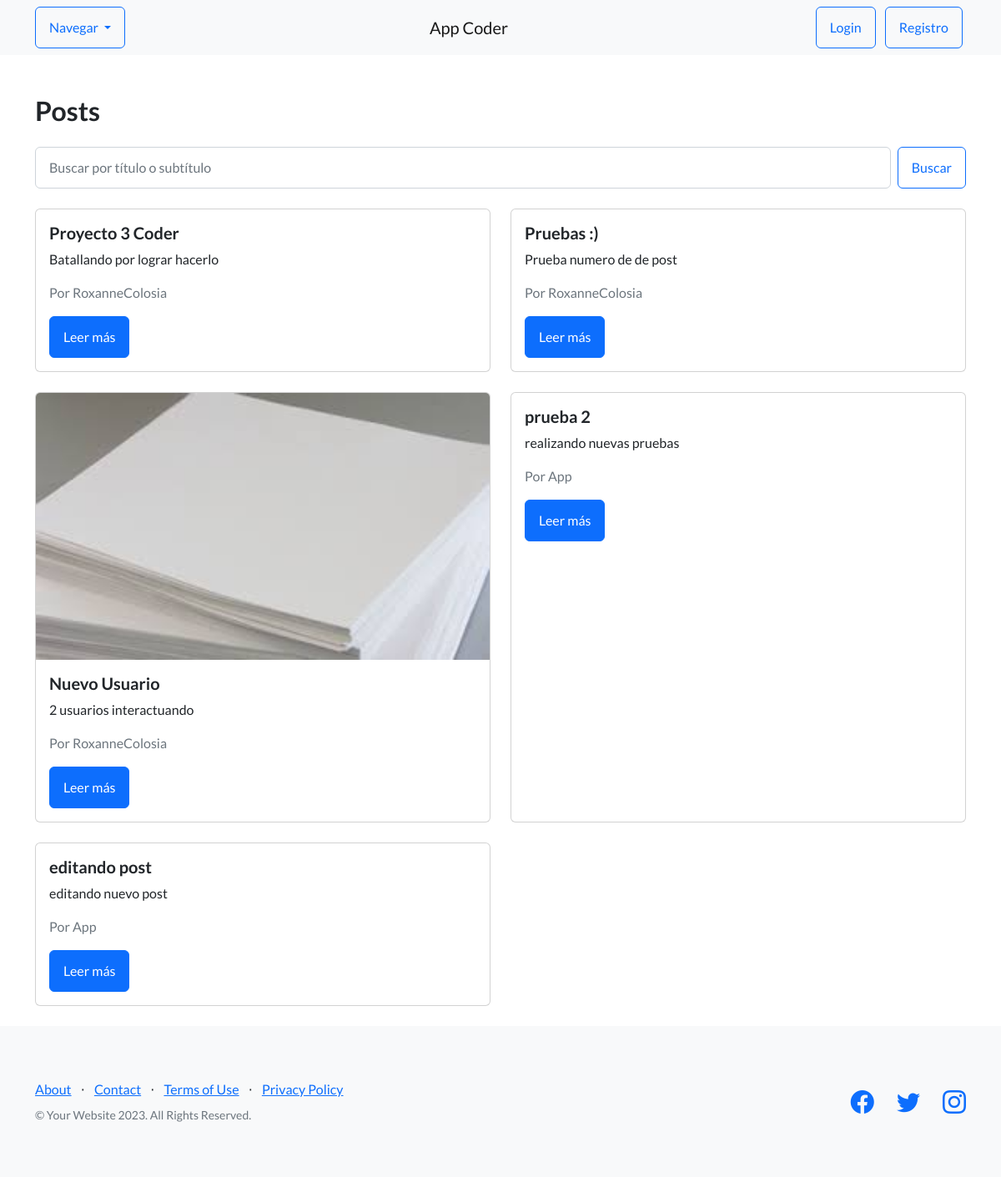
The page /pages/ on the database as committed earlier.
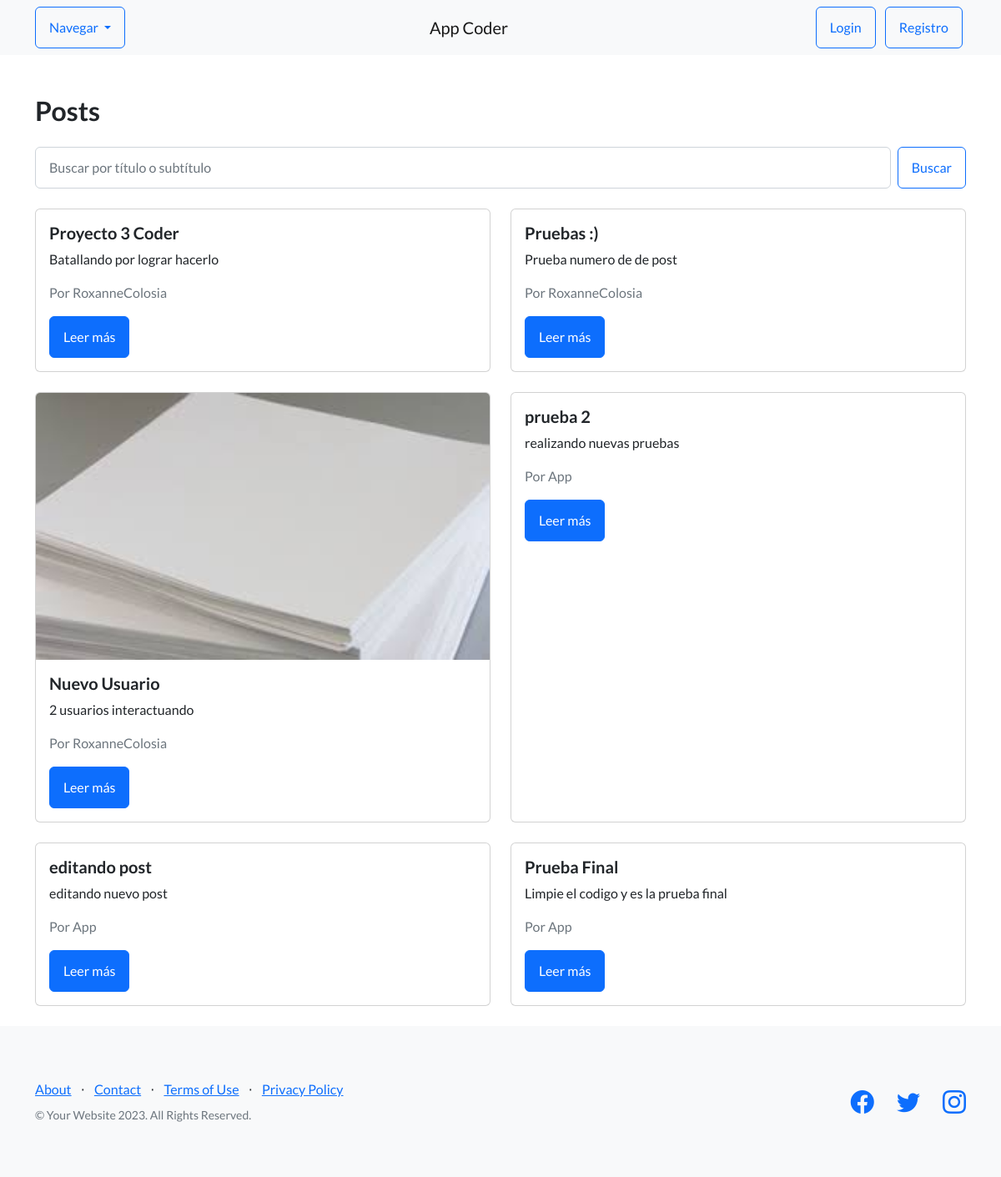
The same page on the database as committed later.
### blog/models.py (models this page shows, shortened)
class Post(models.Model):
    titulo = models.CharField(max_length=100)
    subtitulo = models.CharField(max_length=150)
    contenido = models.TextField()
    imagen = models.ImageField(upload_to='posts/', blank=True, null=True)
    fecha = models.DateTimeField(auto_now_add=True)
    autor = models.ForeignKey(User, on_delete=models.CASCADE, related_name='posts')

### blog/views.py (the view)
# urls.py: path('', PostListView.as_view(), name='post-list'),  # lista de posts en /pages/
class PostListView(ListView):
    model = Post
    template_name = 'AppCoder/Blog/post_list.html'
    context_object_name = 'posts'
    def get_queryset(self):
        queryset = super().get_queryset()
        query = self.request.GET.get('q')
        if query:
            queryset = queryset.filter(
                Q(titulo__icontains=query) | Q(subtitulo__icontains=query)
            )
        return queryset

### AppCoder/templates/AppCoder/Blog/post_list.html (shortened to what this page needs)
{% extends 'AppCoder/Padre.html' %}
{% block content %}
<div class="container mt-5">
    <h2 class="mb-4">Posts</h2>
        <form method="get" class="mb-4 d-flex gap-2">
            <input type="text" name="q" class="form-control" placeholder="Buscar por título o subtítulo" value="{{ request.GET.q }}">
            <button class="btn btn-outline-primary" type="submit">Buscar</button>
        </form>
    {% if posts %}
        <div class="row">
            {% for post in posts %}
                <div class="col-md-6 mb-4">
                    <div class="card h-100">
                        {% if post.imagen %}
                            <img src="{{ post.imagen.url }}" class="card-img-top" alt="{{ post.titulo }}">
                        {% endif %}
                        <div class="card-body">
                            <h5 class="card-title">{{ post.titulo }}</h5>
                            <p class="card-text">{{ post.subtitulo }}</p>
                            <p class="text-muted">Por {{ post.autor.username }}</p>
                            <a href="{% url 'post-detail' post.pk %}" class="btn btn-primary">Leer más</a>
                        </div>
                    </div>
                </div>
            {% endfor %}
        </div>
    {% else %}
        <p>No hay páginas aún.</p>
    {% endif %}
</div>
{% endblock %}

Rows that differ between the two databases and show on the page:
added Post: titulo "Prueba Final", subtitulo "Limpie el codigo y es la prueba final", autor.username "App"
